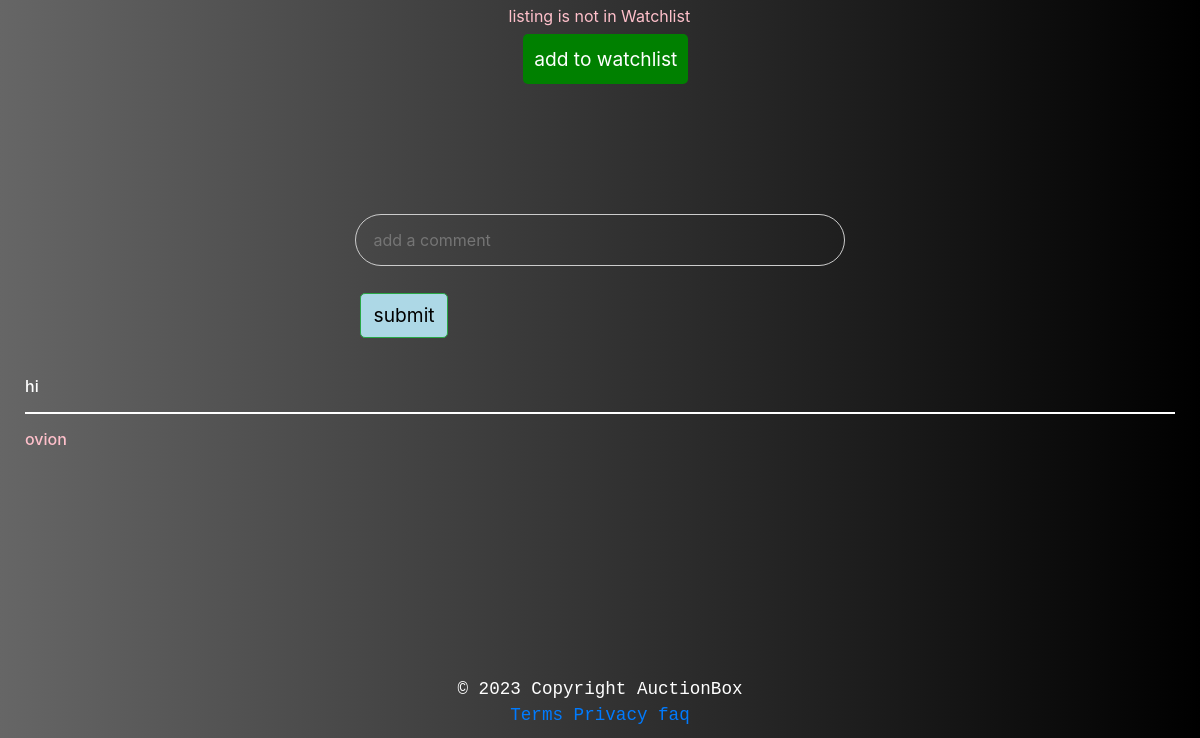
Page /listing/9 (lower part) on the earlier database version.
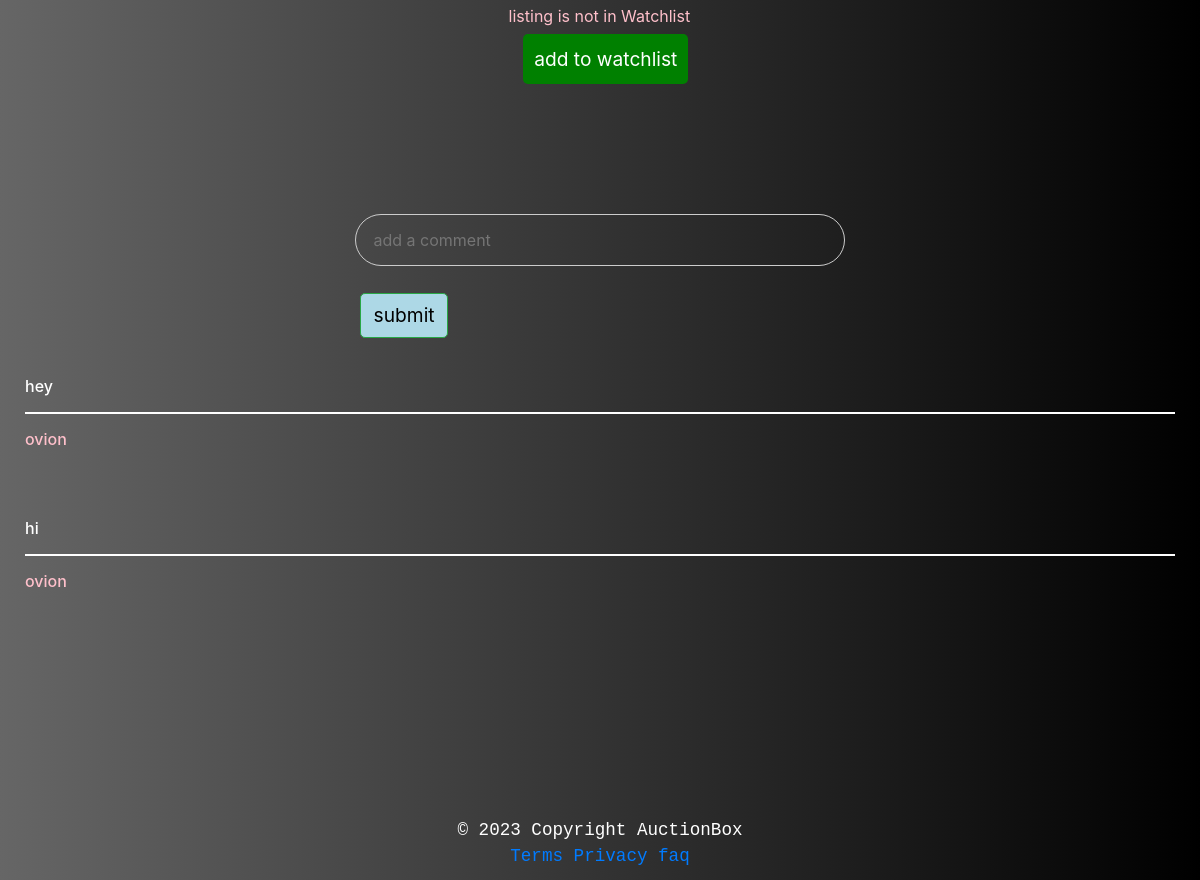
Same page on the later database version.
### auctions/models.py (models this page shows, shortened)
class Comment(models.Model):
    author = models.ForeignKey(User, on_delete=models.CASCADE, blank=True, related_name="author", default=None)
    auction_listing = models.ForeignKey(AuctionListing, on_delete=models.CASCADE, blank=True, related_name="auction_listing")
    comment = models.TextField(max_length=200 , default=None)

class User(AbstractUser):
    pass

### auctions/views.py (the view)
# urls.py: path("listing/<int:listing_id>", views.listing, name='listing'),
def listing(request, listing_id):
    listing = AuctionListing.objects.get(pk=listing_id)
    isListingInWatchList = listing in listing.watchlist.all()
    all_Comments = Comment.objects.filter(auction_listing = listing)
    context = {
        'title': listing.get_listing_title(),
        'description': listing.get_listing_description(),
        'imageUrl': listing.get_listing_image(),
        'startingBid': listing.get_listing_startingBid(),
        'isActive': listing.get_listing_isActive(),
        'category': listing.get_listing_category(),
        'isListingInWatchList': isListingInWatchList,
        'listing_id': listing_id,
        'listing': listing,
        'all_Comments': all_Comments,
    }
    return render(request, 'auctions/listing.html', context)

### auctions/models.py (called while the page is built)
    def __str__(self):
        return self.categoryName

    def get_listing_title(self):
        return self.title

    def get_listing_description(self):
        return self.description

    def get_listing_image(self):
        return self.imageUrl

    def get_listing_startingBid(self):
        return self.startingBid

    def get_listing_isActive(self):
        return self.isActive

    def get_listing_category(self):
        return self.category

### auctions/templates/auctions/listing.html (shortened to what this page needs)
{% extends "auctions/layout.html" %}
{% block body %}
<br>
<br><br>
<br><br><br><br><br>
<div class="addto-bid">
  <div class="row" style="margin-left: 0px; margin-right: 0px;">
    <div class="col-md-6" style="padding-left: 0px; padding-right: 0px;">
            <div class="row">
              {%if isListingInWatchList%}
                  <div class="success-message" style= "  justify-content: center; position: relative; top: -40px; left: 109px;">
                    <p>Listing is in Watchlist</p>
                  </div>
                  <form action= "{% url 'remove_from_watchlist' listing_id %}" method="POST" style= "justify-content: center; position: relative; top: -10px; left: -73px;">
                    {% csrf_token %}
                    <button type="submit" class="btn" name="button" style="width: 100%; padding: 10px; font-size: 1.2rem; border-radius: 5px; background-color: red; color: white;"> remove from watchlist</button>
                    <br><br>
                  </form>
                  {% else %}
                  <div class="call-to-action-message" style= " justify-content: center; position: relative; top: -40px; left: 77px; ">
                    <p>listing is not in Watchlist</p>
                  </div>
                  <form action= "{% url 'add_to_watchlist' listing_id %}" method="POST" style= "justify-content: center; position: relative; top: -10px; left: -90px;">
                    <button type="submit" class="btn" name="button" style="width: 100%; padding: 10px; font-size: 1.2rem; border-radius: 5px; background-color: green; color: white;"> add to watchlist</button>
                    <br><br>
                  </form>
              {% endif %}
            </div>
      <br><br><br><br>
    </div>
  </div>
</div>
<div class="row mx-3">
    <form class="" action="{% url 'comment' listing_id %}" method="POST">
        <input type="text" name="comment" value="" placeholder=" add a comment" style="width: 490px; padding: 13px; border-radius: 35px; border: 1px solid #ccc; font-size: 16px; background-color: transparent; color: white; outline: none; margin-bottom: 3px;">
          <br><br>
        <button type="submit" class="btn btn-success" name="button" style=" width: 18%; padding: 7px; font-size: 1.2rem; border-radius: 5px; margin-left:5px; background-color: lightblue; color: black; ">
          submit
        </button>
    </form>
</div>
<br>
<ul class="list-group">
{% for comment in all_Comments reversed %}
  <li class="list-group-item" style=" margin-left:0px;  width: 100%; padding: 15px; border-radius: 20px; border: 0px solid black; font-size: 16px; background-color: #212121f2; background-color: transparent; color: white; outline: none;">
    <h6>{{comment.comment}} <hr style="width=100%; border: 1px solid white;"> <p>{{comment.author}}</p></h6>
  </li>
  <br>
{% endfor %}
</ul>
{% endblock %}

### auctions/templates/auctions/layout.html (shortened to what this page needs)
{% load static %}
<!DOCTYPE html>
<html lang="en">
    <head>
        <link rel="stylesheet" href="https://stackpath.bootstrapcdn.com/bootstrap/4.3.1/css/bootstrap.min.css">
        <link rel="stylesheet" href="https://stackpath.bootstrapcdn.com/bootstrap/4.4.1/css/bootstrap.min.css">
        <link href="{% static 'auctions/styles.css' %}" rel="stylesheet">
    </head>
  <body>
        {% block body %}
        {% endblock %}
    </body>
    <br><br><br>
    <div class="footer-section">
      <section>
        <footer style="text-align: center; color: white; font-family: 'Courier New', monospace;">© 2023 Copyright AuctionBox </footer>
        <div class="footer-links">
          <a href="{% url 'terms' %}">Terms </a>
          <a href="#">Privacy </a>
          <a href="#">faq </a>
        </div>
      </section>
    </div>
</html>

### auctions/static/auctions/styles.css (style rules this page uses)
body { padding: 10px; }

### auctions/templates/auctions/layout.html (style rules this page uses)
body { background: linear-gradient(to left, #000000, #111111, #222222, #333333, #444444, #555555, #666666); }
.footer-section { -webkit-text-size-adjust: 100%; font-family: Open Sans, Helvetica, Arial, sans; color: #333333; font-size: 1.1em; width: 100%; margin-left: 0px; background-color: #212121f2; position: relative; background-color: transparent; margin-top: 100px; font-size: 1.1em; }
.footer-links { justify-content: center; text-align: center; flex: auto; flex-direction: row; font-family: 'Courier New', monospace; text-decoration: none; }

### auctions/templates/auctions/listing.html (style rules this page uses)
.row { display: flex; flex-wrap: wrap; justify-content: center; }
.btn { background-color: #0099ff; color: #fff; padding: 5px 10px; border-radius: 5px; }
input[type="text"], input[type="submit"]:hover { background-color: blue }
input[type="text"], input[type="submit"] { border: 1px solid #cccccc; background-color: #f2f2f2; padding: 10px; border-radius: 5px; background-color: #ffffff; padding: 10px; border-radius: 5px; }
.addto-bid { margin-left: 10px; }
.call-to-action-message { color: pink; justify-content: center; position: relative; top: -40px; left: 77px; }
button { width: 80%; padding: 10px; font-size: 1.2rem; border-radius: 5px; background-color: lightblue; color: black; }
li p { color: pink; }

Differences in the rows shown:
added Comment: comment "hey", author "ovion"
